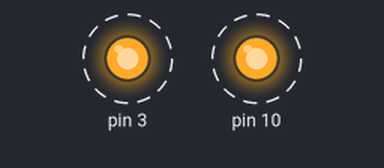
This sketch was run on a simulated Arduino Uno, built with avr-gcc and run on an emulated ATmega328P. Shown: output pins drawn as LEDs (lit = HIGH). Dashed ring = blinking.

Above: at 5.7 s.
Timing chart, 0 to 8.5 s (numbered marks = the images above):
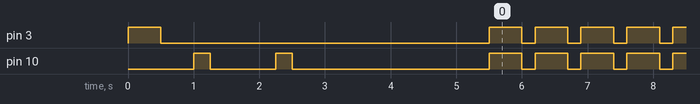

Measured:
- by itself, pin 3: repeats every 0.70 s: HIGH 0.50 s, LOW 0.20 s
- by itself, pin 10: goes LOW 1.0 s, HIGH 0.25 s, LOW 3.0 s, 177 × (HIGH 0.50 s, LOW 0.20 s), HIGH 0.50 s, then LOW

The sketch:

Control_Digital_OUTPUT.ino
```cpp
void setup()
{
    // set up output pins
    pinMode(3 , OUTPUT);
    pinMode(10, OUTPUT);

        digitalWrite(3, HIGH);
        delay(500);
        digitalWrite(3, LOW);
        delay(500);


        digitalWrite(10,HIGH);
        delay(250);
        digitalWrite(10,LOW);
        delay(1000);
        digitalWrite(10,HIGH);
        delay(250);
        digitalWrite(10,LOW);
        delay(1000);

    delay(2000);


}

void loop()
{
    digitalWrite(3,HIGH);
    digitalWrite(10,HIGH);
    delay(500);
    digitalWrite(3,LOW);
    digitalWrite(10,LOW);
    delay(200);

}
```
